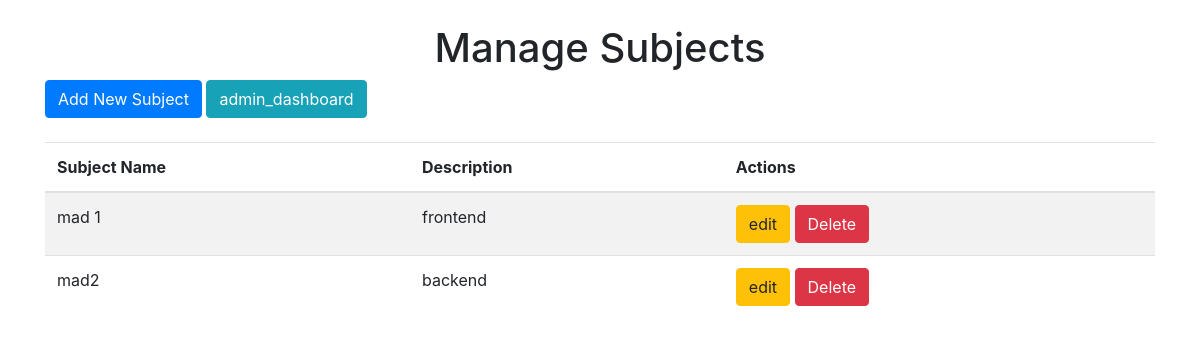
The app's page /manage_subjects with its own data.
### backend/models.py (models this page shows)
class Subject(db.Model):
    __tablename__ = 'subject'
    id = db.Column(db.Integer, primary_key=True)
    name = db.Column(db.String(100), nullable=False)
    description = db.Column(db.String(255), nullable=False)
    user_id = db.Column(db.Integer, db.ForeignKey('user.id'), nullable=False)
    chapters = db.relationship('Chapter', backref='subject', cascade='all, delete', lazy=True)
    questions = db.relationship('Question', backref='subject', cascade='all, delete', lazy=True)

### backend/controller.py (the view)
@app.route('/manage_subjects')
def manage_subjects():
    subjects = Subject.query.all()
    return render_template('manage_subjects.html', subjects=subjects)

### templates/manage_subjects.html (shortened to what this page needs)
<!DOCTYPE html>
<html lang="en">
<head>
    <link rel="stylesheet" href="https://stackpath.bootstrapcdn.com/bootstrap/4.5.2/css/bootstrap.min.css">
</head>
<body>
    <div class="container mt-4">
        <h1 class="text-center">Manage Subjects</h1>
        <a href="{{ url_for('add_subject')}}" class="btn btn-primary mb-4">Add New Subject</a>
        <a href="{{url_for('admin_dashboard',username='rishav')}}" class="btn btn-info mb-4">admin_dashboard</a>
        <table class="table table-striped">
            <thead>
                <tr>
                    <th>Subject Name</th>
                    <th>Description</th>
                    <th>Actions</th>
                </tr>
            </thead>
            <tbody>
                {% for subject in subjects %}
                <tr>
                    <td>{{ subject.name }}</td>
                    <td>{{ subject.description }}</td>
                    <td>
                        <a href="/edit_subject/{{subject.id}}" class="btn btn-warning ">edit</a>
                        <a href="/delete_subject/{{subject.id}}" class="btn btn-danger">Delete</a>
                    </td>
                </tr>
                {% endfor %}
            </tbody>
        </table>
    </div>
</body>
</html>

### records on screen
Subject: name "mad 1", description "frontend"
Subject: name "mad2", description "backend"
